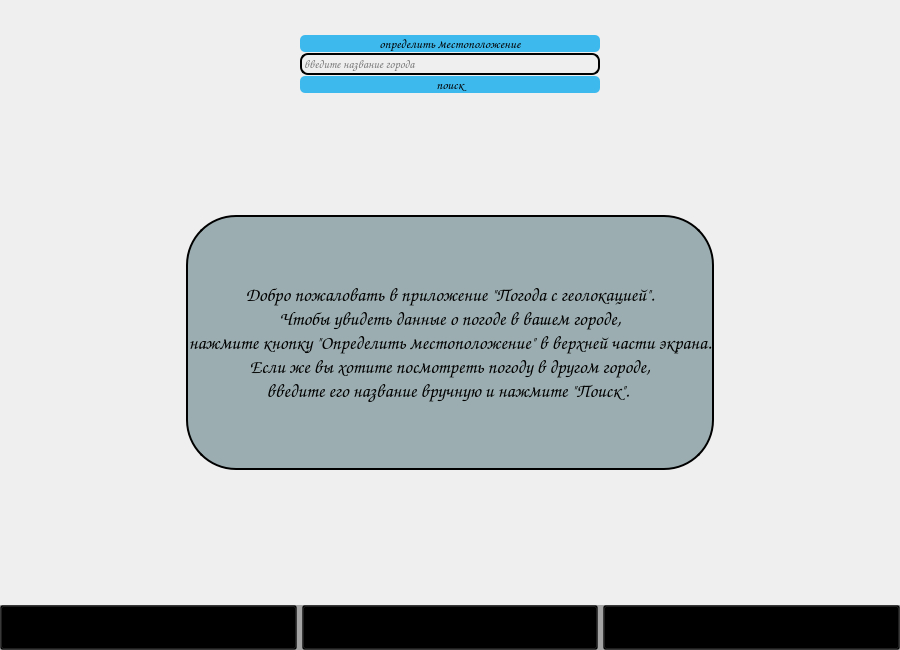
<?xml version="1.0" encoding="UTF-8"?>
<ui version="4.0">
 <class>MainWindow</class>
 <widget class="QMainWindow" name="MainWindow">
  <property name="geometry">
   <rect>
    <x>0</x>
    <y>0</y>
    <width>900</width>
    <height>650</height>
   </rect>
  </property>
  <property name="minimumSize">
   <size>
    <width>900</width>
    <height>650</height>
   </size>
  </property>
  <property name="maximumSize">
   <size>
    <width>1400</width>
    <height>650</height>
   </size>
  </property>
  <property name="windowTitle">
   <string>Погода с геолокацией</string>
  </property>
  <property name="autoFillBackground">
   <bool>false</bool>
  </property>
  <property name="styleSheet">
   <string notr="true">font-family: Comic Sans MS</string>
  </property>
  <widget class="QWidget" name="centralwidget">
   <property name="autoFillBackground">
    <bool>false</bool>
   </property>
   <property name="styleSheet">
    <string notr="true">background-image: url(images/fon.jpeg);
background-position: left, top;
font-family: Comic Sans MS</string>
   </property>
   <layout class="QGridLayout" name="gridLayout">
    <property name="leftMargin">
     <number>0</number>
    </property>
    <property name="topMargin">
     <number>0</number>
    </property>
    <property name="rightMargin">
     <number>0</number>
    </property>
    <property name="bottomMargin">
     <number>0</number>
    </property>
    <item row="0" column="0">
     <widget class="QStackedWidget" name="stackedWidget">
      <property name="cursor">
       <cursorShape>ArrowCursor</cursorShape>
      </property>
      <property name="styleSheet">
       <string notr="true">background: transparent;</string>
      </property>
      <property name="currentIndex">
       <number>0</number>
      </property>
      <widget class="QWidget" name="Page1">
       <layout class="QVBoxLayout" name="verticalLayout">
        <item alignment="Qt::AlignHCenter">
         <widget class="QFrame" name="frame">
          <property name="maximumSize">
           <size>
            <width>16777215</width>
            <height>200</height>
           </size>
          </property>
          <property name="styleSheet">
           <string notr="true">background: transparent;</string>
          </property>
          <layout class="QVBoxLayout" name="verticalLayout_2">
           <property name="spacing">
            <number>0</number>
           </property>
           <property name="leftMargin">
            <number>0</number>
           </property>
           <property name="topMargin">
            <number>25</number>
           </property>
           <property name="rightMargin">
            <number>0</number>
           </property>
           <property name="bottomMargin">
            <number>115</number>
           </property>
           <item>
            <widget class="QPushButton" name="button_locate">
             <property name="minimumSize">
              <size>
               <width>300</width>
               <height>0</height>
              </size>
             </property>
             <property name="maximumSize">
              <size>
               <width>238</width>
               <height>16777215</height>
              </size>
             </property>
             <property name="font">
              <font>
               <family>Comic Sans MS</family>
               <pointsize>10</pointsize>
               <weight>75</weight>
               <bold>true</bold>
              </font>
             </property>
             <property name="styleSheet">
              <string notr="true">QPushButton{
	background: #3eb9ed;
	background-image: none;
	border-radius: 5px;
	color:black;
}
QPushButton:hover{
	background: #2ca1d4;
	background-image: none;
}
QPushButton:pressed {
    background: #157eab;
	background-image: none;;
}
</string>
             </property>
             <property name="text">
              <string>определить местоположение</string>
             </property>
             <property name="icon">
              <iconset resource="res.qrc">
               <normaloff>:/icons/icons/my_location_24dp_5F6368_FILL0_wght400_GRAD0_opsz24.svg</normaloff>:/icons/icons/my_location_24dp_5F6368_FILL0_wght400_GRAD0_opsz24.svg</iconset>
             </property>
            </widget>
           </item>
           <item>
            <widget class="QLineEdit" name="line_city">
             <property name="minimumSize">
              <size>
               <width>300</width>
               <height>0</height>
              </size>
             </property>
             <property name="maximumSize">
              <size>
               <width>238</width>
               <height>16777215</height>
              </size>
             </property>
             <property name="styleSheet">
              <string notr="true">border-radius: 8px;
border: 2px solid black;
color: black;
</string>
             </property>
             <property name="text">
              <string/>
             </property>
             <property name="placeholderText">
              <string>введите название города</string>
             </property>
             <property name="clearButtonEnabled">
              <bool>true</bool>
             </property>
            </widget>
           </item>
           <item>
            <widget class="QPushButton" name="button_search">
             <property name="minimumSize">
              <size>
               <width>300</width>
               <height>0</height>
              </size>
             </property>
             <property name="maximumSize">
              <size>
               <width>238</width>
               <height>16777215</height>
              </size>
             </property>
             <property name="font">
              <font>
               <family>Comic Sans MS</family>
               <pointsize>10</pointsize>
               <weight>75</weight>
               <bold>true</bold>
              </font>
             </property>
             <property name="styleSheet">
              <string notr="true">QPushButton{
	background: #3eb9ed;
	background-image: none;
	font-weight: bold;
	border-radius: 5px;
	color: black;
}
QPushButton:hover{
	background: #2ca1d4;
	background-image: none;
	font-weight: bold;
	border-radius: 5px;
}
QPushButton:pressed {
    background: #157eab;
	background-image: none;
	font-weight: bold;
	border-radius: 5px;
}</string>
             </property>
             <property name="text">
              <string>поиск</string>
             </property>
             <property name="icon">
              <iconset resource="res.qrc">
               <normaloff>:/icons/icons/search_24dp_5F6368_FILL0_wght400_GRAD0_opsz24.svg</normaloff>:/icons/icons/search_24dp_5F6368_FILL0_wght400_GRAD0_opsz24.svg</iconset>
             </property>
            </widget>
           </item>
          </layout>
         </widget>
        </item>
        <item alignment="Qt::AlignHCenter">
         <widget class="QLabel" name="label">
          <property name="font">
           <font>
            <family>Comic Sans MS</family>
            <pointsize>14</pointsize>
           </font>
          </property>
          <property name="styleSheet">
           <string notr="true">background: #9badb0;
border: 2px solid black;
align: center;
margin-bottom: 120%;
color: black;
border-radius: 50px;</string>
          </property>
          <property name="text">
           <string>Добро пожаловать в приложение &quot;Погода с геолокацией&quot;. 
Чтобы увидеть данные о погоде в вашем городе,
нажмите кнопку &quot;Определить местоположение&quot; в верхней части экрана.
Если же вы хотите посмотреть погоду в другом городе,
введите его название вручную и нажмите &quot;Поиск&quot;. </string>
          </property>
          <property name="alignment">
           <set>Qt::AlignCenter</set>
          </property>
         </widget>
        </item>
       </layout>
      </widget>
      <widget class="QWidget" name="Page2">
       <property name="styleSheet">
        <string notr="true">background: transparent;</string>
       </property>
       <layout class="QVBoxLayout" name="verticalLayout_5">
        <item>
         <widget class="QFrame" name="frame">
          <layout class="QVBoxLayout" name="verticalLayout_4">
           <item alignment="Qt::AlignHCenter">
            <widget class="QTableView" name="table_favor">
             <property name="styleSheet">
              <string notr="true">QTableView{
	border: 2px solid rgb(85, 170, 0);
	border-bottom-right-radius: 7px;
	border-bottom-left-radius: 7px;
	border-top-right-radius: 7px;
	border-top-left-radius: 7px;
}
QTableView::section{
	background: rgba(0, 255, 0, 80);
	font-size: 14pt;
}
QTableView::item{
	background: rgba(0, 255, 0, 80);
	font-size: 12pt;
}
QTableView::item:selected{
	background: rgba(0, 255, 0);
	font-size: 12pt;
}
</string>
             </property>
             <property name="horizontalScrollBarPolicy">
              <enum>Qt::ScrollBarAlwaysOff</enum>
             </property>
             <attribute name="horizontalHeaderMinimumSectionSize">
              <number>150</number>
             </attribute>
            </widget>
           </item>
           <item alignment="Qt::AlignHCenter">
            <widget class="QPushButton" name="button_delete">
             <property name="styleSheet">
              <string notr="true">background: qlineargradient(spread:reflect, x1:0.511, y1:0.494409, x2:1, y2:1, stop:0 rgba(184, 136, 255, 255), stop:1 rgba(255, 255, 255, 255));
color: black;</string>
             </property>
             <property name="text">
              <string>Посмотреть погоду</string>
             </property>
            </widget>
           </item>
          </layout>
         </widget>
        </item>
       </layout>
      </widget>
      <widget class="QWidget" name="Page3">
       <property name="styleSheet">
        <string notr="true">background: grey;</string>
       </property>
       <layout class="QGridLayout" name="gridLayout_3">
        <item row="0" column="0" alignment="Qt::AlignTop">
         <widget class="QCheckBox" name="checkBox">
          <property name="minimumSize">
           <size>
            <width>100</width>
            <height>0</height>
           </size>
          </property>
          <property name="styleSheet">
           <string notr="true">margin-bottom: 200px;</string>
          </property>
          <property name="text">
           <string>Тёмная тема</string>
          </property>
         </widget>
        </item>
       </layout>
      </widget>
      <widget class="QWidget" name="Page4">
       <property name="styleSheet">
        <string notr="true">background: transparent;</string>
       </property>
       <layout class="QVBoxLayout" name="verticalLayout_8">
        <item>
         <layout class="QGridLayout" name="gridLayout_2">
          <item row="0" column="0">
           <widget class="QFrame" name="frame">
            <layout class="QVBoxLayout" name="verticalLayout_3">
             <property name="spacing">
              <number>0</number>
             </property>
             <property name="leftMargin">
              <number>0</number>
             </property>
             <property name="rightMargin">
              <number>0</number>
             </property>
             <item>
              <layout class="QHBoxLayout" name="horizontalLayout_2">
               <property name="spacing">
                <number>0</number>
               </property>
              </layout>
             </item>
             <item>
              <layout class="QHBoxLayout" name="horizontalLayout_3">
               <property name="spacing">
                <number>0</number>
               </property>
               <item>
                <widget class="QLabel" name="label_city">
                 <property name="styleSheet">
                  <string notr="true">border: 2px solid black;
font-size: 20pt;
color: black;</string>
                 </property>
                 <property name="text">
                  <string/>
                 </property>
                 <property name="wordWrap">
                  <bool>true</bool>
                 </property>
                </widget>
               </item>
               <item>
                <widget class="QLabel" name="label_country">
                 <property name="styleSheet">
                  <string notr="true">border: 2px solid black;
font-size: 20pt;
color: black;</string>
                 </property>
                 <property name="text">
                  <string/>
                 </property>
                 <property name="wordWrap">
                  <bool>true</bool>
                 </property>
                </widget>
               </item>
               <item>
                <widget class="QLabel" name="label_desc">
                 <property name="styleSheet">
                  <string notr="true">border: 2px solid black;
font-size: 20pt;
color: black;</string>
                 </property>
                 <property name="text">
                  <string/>
                 </property>
                 <property name="wordWrap">
                  <bool>true</bool>
                 </property>
                </widget>
               </item>
               <item>
                <widget class="QLabel" name="label_temp">
                 <property name="styleSheet">
                  <string notr="true">border: 2px solid black;
font-size: 20pt;
color: black;</string>
                 </property>
                 <property name="text">
                  <string/>
                 </property>
                 <property name="wordWrap">
                  <bool>true</bool>
                 </property>
                </widget>
               </item>
               <item>
                <widget class="QLabel" name="label_feel">
                 <property name="styleSheet">
                  <string notr="true">border: 2px solid black;
font-size: 20pt;
color: black;</string>
                 </property>
                 <property name="text">
                  <string/>
                 </property>
                 <property name="wordWrap">
                  <bool>true</bool>
                 </property>
                </widget>
               </item>
              </layout>
             </item>
            </layout>
           </widget>
          </item>
          <item row="1" column="0">
           <layout class="QVBoxLayout" name="verticalLayout_6">
            <item>
             <widget class="QLabel" name="label_7">
              <property name="styleSheet">
               <string notr="true">border: 2px solid black;
font-size: 12pt;
color: black;</string>
              </property>
              <property name="text">
               <string>Прогноз погоды на 3 дня</string>
              </property>
              <property name="alignment">
               <set>Qt::AlignCenter</set>
              </property>
             </widget>
            </item>
            <item>
             <widget class="QTableView" name="table_forecast_weather">
              <property name="minimumSize">
               <size>
                <width>874</width>
                <height>446</height>
               </size>
              </property>
              <property name="maximumSize">
               <size>
                <width>16777215</width>
                <height>446</height>
               </size>
              </property>
              <property name="styleSheet">
               <string notr="true">QTableView{
	border: 2px solid rgb(85, 170, 0);
}
QTableView::section{
	background: rgba(0, 255, 0, 80);
	font-size: 14pt;
}
QTableView::item{
	background: rgba(0, 255, 0, 80);
	font-size: 12pt;
}</string>
              </property>
              <attribute name="horizontalHeaderVisible">
               <bool>false</bool>
              </attribute>
              <attribute name="horizontalHeaderHighlightSections">
               <bool>false</bool>
              </attribute>
              <attribute name="verticalHeaderVisible">
               <bool>false</bool>
              </attribute>
              <attribute name="verticalHeaderHighlightSections">
               <bool>false</bool>
              </attribute>
             </widget>
            </item>
           </layout>
          </item>
         </layout>
        </item>
       </layout>
      </widget>
     </widget>
    </item>
    <item row="1" column="0">
     <widget class="QFrame" name="frame">
      <property name="styleSheet">
       <string notr="true">background-image: none;
background: rgba(0, 0, 0, 80);</string>
      </property>
      <layout class="QHBoxLayout" name="horizontalLayout">
       <property name="spacing">
        <number>5</number>
       </property>
       <property name="leftMargin">
        <number>0</number>
       </property>
       <property name="topMargin">
        <number>0</number>
       </property>
       <property name="rightMargin">
        <number>0</number>
       </property>
       <property name="bottomMargin">
        <number>0</number>
       </property>
       <item>
        <widget class="QPushButton" name="button_home">
         <property name="font">
          <font>
           <family>Comic Sans MS</family>
           <pointsize>22</pointsize>
          </font>
         </property>
         <property name="styleSheet">
          <string notr="true">QPushButton{
	background: rgba(0, 0, 0, 80);
}
QPushButton:pressed{
	background:rgba(0,0,0,100);
}</string>
         </property>
         <property name="text">
          <string/>
         </property>
         <property name="icon">
          <iconset resource="res.qrc">
           <normaloff>:/icons/icons/home_24dp_FFFFFF_FILL0_wght400_GRAD0_opsz24.svg</normaloff>:/icons/icons/home_24dp_FFFFFF_FILL0_wght400_GRAD0_opsz24.svg</iconset>
         </property>
         <property name="iconSize">
          <size>
           <width>40</width>
           <height>40</height>
          </size>
         </property>
        </widget>
       </item>
       <item>
        <widget class="QPushButton" name="button_favorites">
         <property name="font">
          <font>
           <family>Comic Sans MS</family>
           <pointsize>22</pointsize>
          </font>
         </property>
         <property name="styleSheet">
          <string notr="true">QPushButton{
	background: rgba(0,0,0,80);
}
QPushButton:pressed{
	background: rgba(0,0,0,100);
}</string>
         </property>
         <property name="text">
          <string/>
         </property>
         <property name="icon">
          <iconset resource="res.qrc">
           <normaloff>:/icons/icons/history_24dp_FFFFFF_FILL0_wght400_GRAD0_opsz24.svg</normaloff>:/icons/icons/history_24dp_FFFFFF_FILL0_wght400_GRAD0_opsz24.svg</iconset>
         </property>
         <property name="iconSize">
          <size>
           <width>40</width>
           <height>40</height>
          </size>
         </property>
        </widget>
       </item>
       <item>
        <widget class="QPushButton" name="button_settings">
         <property name="font">
          <font>
           <family>Comic Sans MS</family>
           <pointsize>22</pointsize>
          </font>
         </property>
         <property name="styleSheet">
          <string notr="true">QPushButton{
	background: rgba(0, 0, 0, 80);
}
QPushButton:pressed{
	background: rgba(0,0,0,100);
}</string>
         </property>
         <property name="text">
          <string/>
         </property>
         <property name="icon">
          <iconset resource="res.qrc">
           <normaloff>:/icons/icons/settings_24dp_FFFFFF_FILL0_wght400_GRAD0_opsz24.svg</normaloff>:/icons/icons/settings_24dp_FFFFFF_FILL0_wght400_GRAD0_opsz24.svg</iconset>
         </property>
         <property name="iconSize">
          <size>
           <width>40</width>
           <height>40</height>
          </size>
         </property>
        </widget>
       </item>
      </layout>
     </widget>
    </item>
   </layout>
  </widget>
 </widget>
 <resources>
  <include location="res.qrc"/>
 </resources>
 <connections/>
</ui>
